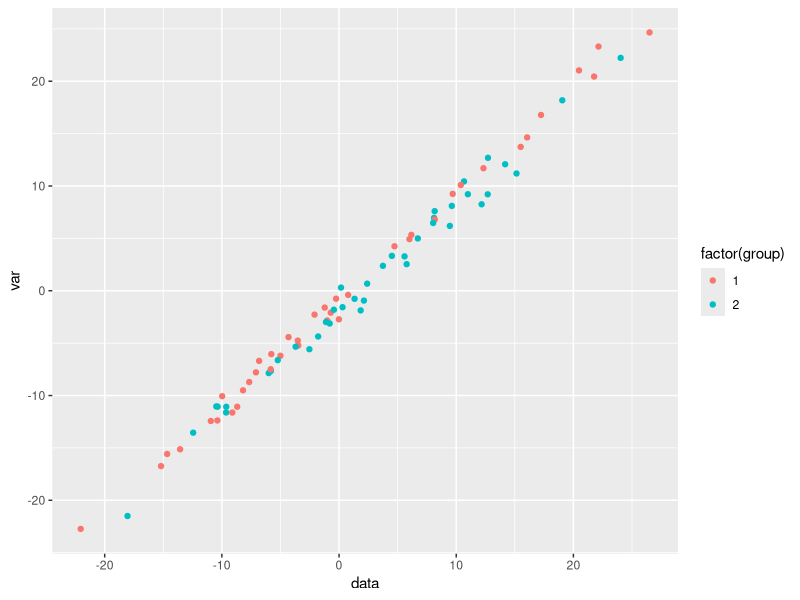

Recreate this plot in R.
## ---- chunk 1
knitr::opts_chunk$set(echo=TRUE, message=FALSE, warning=FALSE, fig.width=8, tidy=TRUE)
## ---- chunk 2
library(dplyr)
library(knitr)
library(broom)
library(ggplot2)
## ---- chunk 3
N = 40
df = tibble(group=rep(1:2,N), var=rnorm(2*N,0,10)) %>% mutate(data=rnorm(n(), group)+var)
df %>% head %>% kable
## ---- chunk 4
tt.o = t.test(subset(df, group==1)$data, subset(df, group==2)$data)
tt.o
## ---- chunk 5
library(broom)
lm(group ~ data + var, data=df) %>% tidy %>% kable
## ---- chunk 6
library(ggplot2)
ggplot(df, aes(x=data, y=var, colour=factor(group))) + geom_point()
